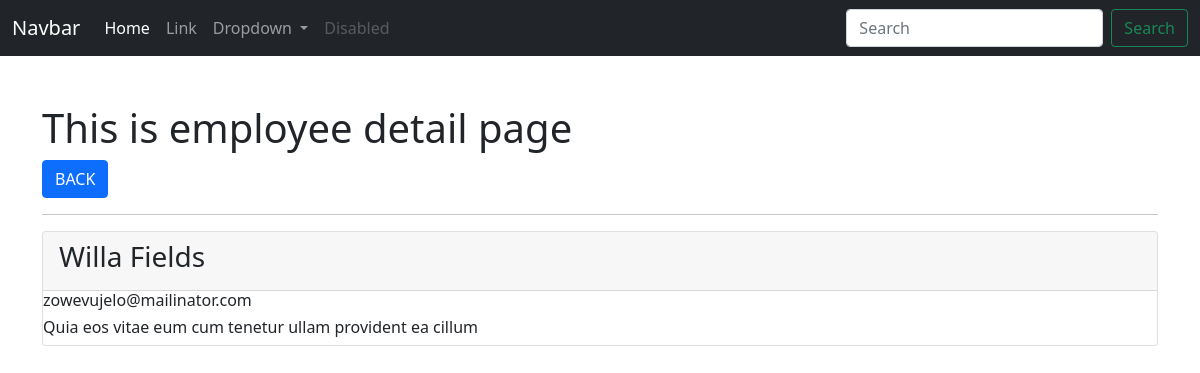
/employee/show/6/, run on an earlier commit of the app's database.
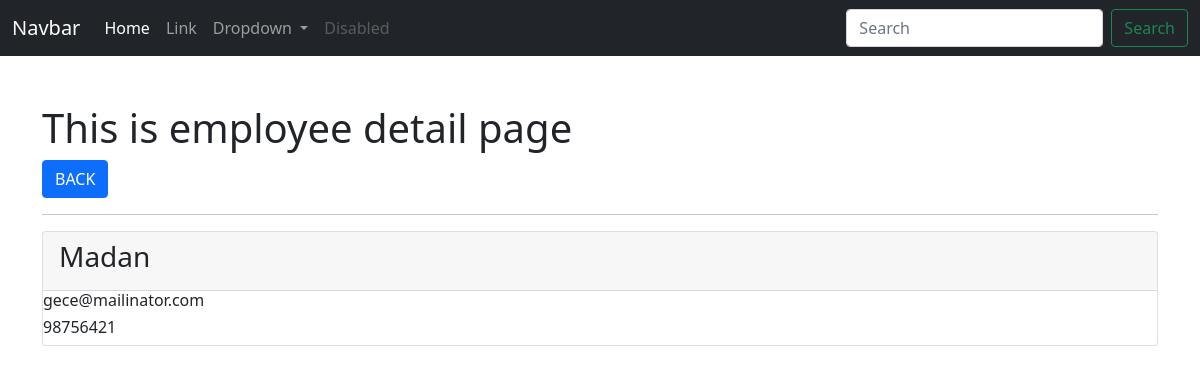
And on a later commit of the database.
### app_employeewebsite/models.py (models this page shows, shortened)
class Employee(models.Model):
    full_name = models.CharField(max_length=255)
    contact = models.CharField(max_length=255)
    email = models.EmailField()
    dob = models.DateField()
    join_date = models.DateField()
    gender = models.CharField(max_length=255)
    blood_group = models.CharField(max_length=255)
    address = models.CharField(max_length=255)
    user = models.ForeignKey(User, on_delete=models.CASCADE)
    department = models.ForeignKey(Department, on_delete=models.CASCADE)
    class Meta:
        db_table = 'app_employee'

### app_employeewebsite/views.py (the view)
# urls.py: path('employee/show/<int:id>/', views.employee_show, name='emp-show'),
def employee_show(request, id):
    data = Employee.objects.get(id=id)
    context = {"data": data}
    return render(request, 'employees/show_employee.html', context)

### templates/employees/show_employee.html (shortened to what this page needs)
{% extends 'layouts/master.html' %}
{% block content %}
<div class="container mt-5">
    <h1>This is employee detail page</h1>
    <a href="{% url 'emp-index' %}" class="btn btn-primary">BACK</a>
    <hr>
    <div class="card">
        <div class="card-header"><h3>{{ data.full_name }}</h3></div>
        <div class="ccard-body">
            <h6>{{ data.email }}</h6>
            <h6>{{ data.contact }}</h6>
        </div>
    </div>
</div>
{% endblock %}

### templates/layouts/master.html (shortened to what this page needs)
<!DOCTYPE html>
<html lang="en">
    <head>
        {% load static %}
    <link href="{% static 'css/bootstrap.min.css' %}" rel="stylesheet" />
    </head>
    <body>
        <nav class="navbar navbar-expand-lg navbar-dark bg-dark">
            <div class="container-fluid">
                <a class="navbar-brand" href="#">Navbar</a>
                <div class="collapse navbar-collapse" id="navbarSupportedContent">
                <ul class="navbar-nav me-auto mb-2 mb-lg-0">
                    <li class="nav-item">
                    <a class="nav-link active" aria-current="page" href="#">Home</a>
                    </li>
                    <li class="nav-item">
                    <a class="nav-link" href="#">Link</a>
                    </li>
                    <li class="nav-item dropdown">
                    <a
                        class="nav-link dropdown-toggle"
                        href="#"
                        id="navbarDropdown"
                        role="button"
                        data-bs-toggle="dropdown"
                        aria-expanded="false"
                    >
                        Dropdown
                    </a>
                    </li>
                    <li class="nav-item">
                    <a
                        class="nav-link disabled"
                        href="#"
                        tabindex="-1"
                        aria-disabled="true"
                        >Disabled</a
                    >
                    </li>
                </ul>
                <form class="d-flex" method="post" action="{% url 'emp-index' %}">
                    <input
                    class="form-control me-2"
                    type="text"
                    placeholder="Search"
                    aria-label="Search"
                    name="full_name"
                    />
                    <button class="btn btn-outline-success" type="submit">
                    Search
                    </button>
                </form>
                </div>
            </div>
        </nav>
        {% block content %}{% endblock %}
    </body>
</html>

What changed in the data, as far as the page shows it:
changed Employee: full_name "Willa Fields" → "Madan"; email "zowevujelo@mailinator.com" → "gece@mailinator.com"; contact "Quia eos vitae eum cum tenetur ullam provident ea cillum" → "98756421"
